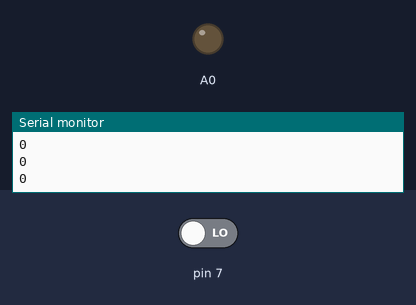
The sketch below on a simulated Arduino Uno, built with avr-gcc and run on an emulated ATmega328P. On the bench: output pins drawn as LEDs (lit = HIGH), the last lines printed to the serial monitor. The inputs (shaded band) are chosen by the test bench; at power-on: pin 7 LOW.

Above: at 1.8 s.
1.9 s: pin 7 driven HIGH
At 2.3 s:
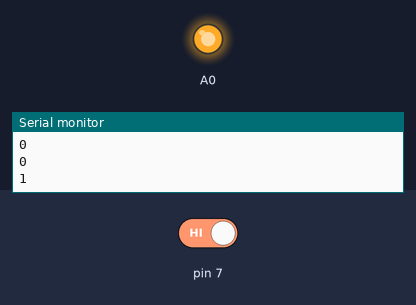
3.5 s: pin 7 driven LOW
At 4.6 s:
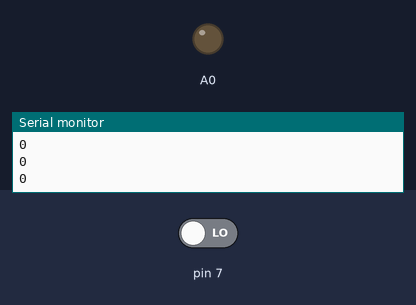
Timing chart, 0 to 6.5 s (numbered marks = the images above; inputs shaded):
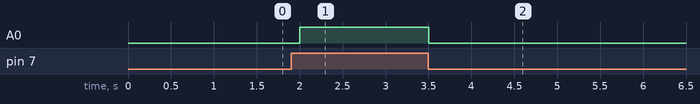

Measured:
- after the input at 1.9 s, A0: LOW → HIGH after 0.10 s
- after the input at 3.5 s, A0: HIGH → LOW at once

The sketch:

SMOKE.ino
```cpp
void setup() {pinMode(7,INPUT);
Serial.begin(9600);
}

void loop() {
  int SMOKE= digitalRead(7);
  if(SMOKE==1)analogWrite(A0,160);
  else if (SMOKE==0) analogWrite(A0,0);

  Serial.println(SMOKE);
  delay(500);


}
```
